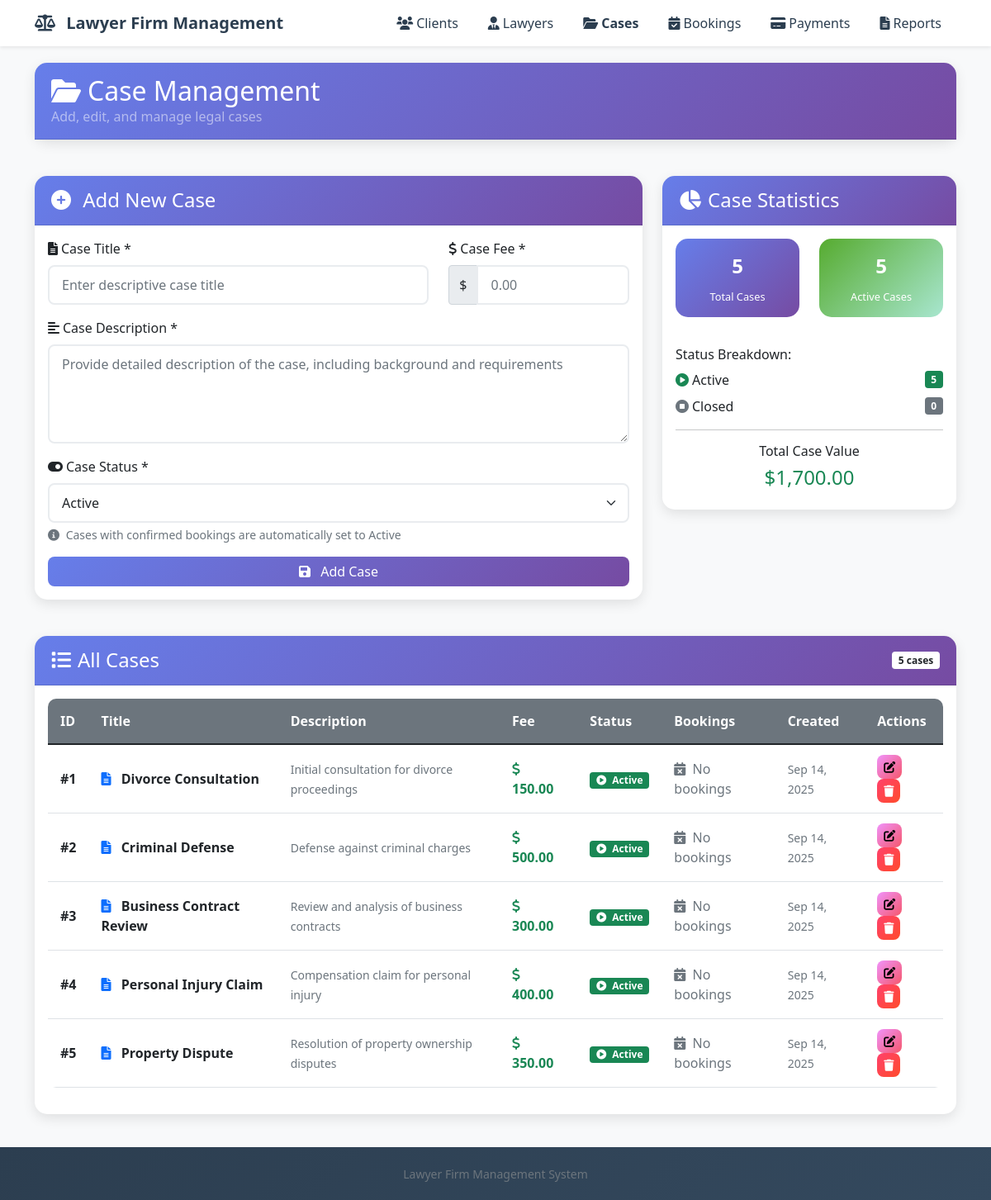
The app's page /cases.php with its own data.
### tables this page shows
CREATE TABLE cases (
    case_id INT AUTO_INCREMENT PRIMARY KEY,
    case_title VARCHAR(200) NOT NULL,
    case_description TEXT NOT NULL,
    case_fee DECIMAL(10,2) NOT NULL,
    case_status ENUM('Active', 'Closed') DEFAULT 'Active',
    created_at TIMESTAMP DEFAULT CURRENT_TIMESTAMP
);

### cases.php (the view, shortened to what this page needs)
<?php
require_once 'config.php';
try {
    $fetchQuery = "
        SELECT
            c.*,
            COUNT(b.booking_id) as booking_count,
            COALESCE(SUM(CASE WHEN b.status = 'Confirmed' THEN 1 ELSE 0 END), 0) as confirmed_bookings
        FROM cases c
        LEFT JOIN bookings b ON c.case_id = b.case_id
        GROUP BY c.case_id
        ORDER BY c.created_at DESC
    ";
    $fetchStmt = $conn->prepare($fetchQuery);
    $fetchStmt->execute();
    $cases = $fetchStmt->fetchAll();
    $fetchStmt->execute();
    $cases = $fetchStmt->fetchAll();
} catch(PDOException $e) {
    $error_message = "Error fetching cases: " . $e->getMessage();
}
$editCase = null;
include 'header.php';
?>
<div class="row mb-4">
    <div class="col-12">
        <div class="card">
            <div class="card-header">
                <h2 class="mb-0">
                    <i class="fas fa-folder-open me-2"></i>Case Management
                </h2>
                <p class="mb-0 text-white-50">Add, edit, and manage legal cases</p>
            </div>
        </div>
    </div>
</div>
<div class="row mb-4">
    <div class="col-md-8">
        <div class="card">
            <div class="card-header">
                <h4 class="mb-0">
                    <i class="fas fa-plus-circle me-2"></i>
                    <?php echo $editCase ? 'Edit Case' : 'Add New Case'; ?>
                </h4>
            </div>
            <div class="card-body">
                <form method="POST" action="" onsubmit="return validateCaseForm()">
                    <div class="row">
                        <div class="col-md-8 mb-3">
                            <label for="case_title" class="form-label">
                                <i class="fas fa-file-alt me-1"></i>Case Title *
                            </label>
                            <input type="text"
                                   class="form-control"
                                   id="case_title"
                                   name="case_title"
                                   value="<?php echo $editCase ? htmlspecialchars($editCase['case_title']) : ''; ?>"
                                   required
                                   placeholder="Enter descriptive case title">
                        </div>
                        <div class="col-md-4 mb-3">
                            <label for="case_fee" class="form-label">
                                <i class="fas fa-dollar-sign me-1"></i>Case Fee *
                            </label>
                            <div class="input-group">
                                <span class="input-group-text">$</span>
                                <input type="number"
                                       class="form-control"
                                       id="case_fee"
                                       name="case_fee"
                                       value="<?php echo $editCase ? $editCase['case_fee'] : ''; ?>"
                                       step="0.01"
                                       min="0"
                                       required
                                       placeholder="0.00">
                            </div>
                        </div>
                    </div>
                    <div class="mb-3">
                        <label for="case_description" class="form-label">
                            <i class="fas fa-align-left me-1"></i>Case Description *
                        </label>
                        <textarea class="form-control"
                                  id="case_description"
                                  name="case_description"
                                  rows="4"
                                  required
                                  placeholder="Provide detailed description of the case, including background and requirements"><?php echo $editCase ? htmlspecialchars($editCase['case_description']) : ''; ?></textarea>
                    </div>
                    <div class="mb-3">
                        <label for="case_status" class="form-label">
                            <i class="fas fa-toggle-on me-1"></i>Case Status *
                        </label>
                        <select class="form-select" id="case_status" name="case_status" required>
                            <option value="Active" <?php echo ($editCase && $editCase['case_status'] === 'Active') ? 'selected' : ''; ?>>Active</option>
                        </select>
                        <div class="form-text">
                            <i class="fas fa-info-circle me-1"></i>
                            Cases with confirmed bookings are automatically set to Active
                        </div>
                    </div>
                    <div class="d-grid gap-2">
                        <button type="submit" class="btn btn-primary">
                            <i class="fas fa-save me-2"></i>
                            <?php echo $editCase ? 'Update Case' : 'Add Case'; ?>
                        </button>
                    </div>
                </form>
            </div>
        </div>
    </div>
    <div class="col-md-4">
        <div class="card">
            <div class="card-header">
                <h4 class="mb-0">
                    <i class="fas fa-chart-pie me-2"></i>Case Statistics
                </h4>
            </div>
            <div class="card-body">
                <?php
                $totalCases = count($cases);
                $activeCases = count(array_filter($cases, function($case) { return $case['case_status'] === 'Active'; }));
                $closedCases = $totalCases - $activeCases;
                $totalRevenue = array_sum(array_column($cases, 'case_fee'));
                ?>
                <div class="row text-center mb-3">
                    <div class="col-6">
                        <div class="stats-card" style="background: linear-gradient(135deg, #667eea 0%, #764ba2 100%); padding: 15px;">
                            <div class="stats-number" style="font-size: 1.5rem;"><?php echo $totalCases; ?></div>
                            <div class="stats-label" style="font-size: 0.8rem;">Total Cases</div>
                        </div>
                    </div>
                    <div class="col-6">
                        <div class="stats-card" style="background: linear-gradient(135deg, #56ab2f 0%, #a8e6cf 100%); padding: 15px;">
                            <div class="stats-number" style="font-size: 1.5rem;"><?php echo $activeCases; ?></div>
                            <div class="stats-label" style="font-size: 0.8rem;">Active Cases</div>
                        </div>
                    </div>
                </div>
                <div class="mb-3">
                    <h6>Status Breakdown:</h6>
                    <div class="d-flex justify-content-between align-items-center mb-2">
                        <span><i class="fas fa-play-circle text-success me-1"></i>Active</span>
                        <span class="badge bg-success"><?php echo $activeCases; ?></span>
                    </div>
                    <div class="d-flex justify-content-between align-items-center mb-2">
                        <span><i class="fas fa-stop-circle text-secondary me-1"></i>Closed</span>
                        <span class="badge bg-secondary"><?php echo $closedCases; ?></span>
                    </div>
                </div>
                <hr>
                <div class="text-center">
                    <h6>Total Case Value</h6>
                    <h4 class="text-success">$<?php echo number_format($totalRevenue, 2); ?></h4>
                </div>
            </div>
        </div>
    </div>
</div>
<div class="row">
    <div class="col-12">
        <div class="card">
            <div class="card-header d-flex justify-content-between align-items-center">
                <h4 class="mb-0">
                    <i class="fas fa-list me-2"></i>All Cases
                </h4>
                <span class="badge bg-white text-dark"><?php echo count($cases); ?> cases</span>
            </div>
            <div class="card-body">
                <?php if (!empty($cases)): ?>
                    <div class="table-responsive">
                        <table class="table table-hover">
                            <thead>
                                <tr>
                                    <th>ID</th>
                                    <th>Title</th>
                                    <th>Description</th>
                                    <th>Fee</th>
                                    <th>Status</th>
                                    <th>Bookings</th>
                                    <th>Created</th>
                                    <th>Actions</th>
                                </tr>
                            </thead>
                            <tbody>
                                <?php foreach ($cases as $case): ?>
                                <tr>
                                    <td><strong>#<?php echo $case['case_id']; ?></strong></td>
                                    <td>
                                        <i class="fas fa-file-alt text-primary me-2"></i>
                                        <strong><?php echo htmlspecialchars($case['case_title']); ?></strong>
                                    </td>
                                    <td>
                                        <small class="text-muted">
                                            <?php echo strlen($case['case_description']) > 50
                                                ? substr(htmlspecialchars($case['case_description']), 0, 50) . '...'
                                                : htmlspecialchars($case['case_description']); ?>
                                        </small>
                                    </td>
                                    <td>
                                        <strong class="text-success">
                                            <i class="fas fa-dollar-sign me-1"></i>
                                            <?php echo number_format($case['case_fee'], 2); ?>
                                        </strong>
                                    </td>
                                    <td>
                                        <?php
                                        $statusClass = $case['case_status'] === 'Active' ? 'success' : 'secondary';
                                        $statusIcon = $case['case_status'] === 'Active' ? 'play-circle' : 'stop-circle';
                                        ?>
                                        <span class="badge bg-<?php echo $statusClass; ?>">
                                            <i class="fas fa-<?php echo $statusIcon; ?> me-1"></i>
                                            <?php echo $case['case_status']; ?>
                                        </span>
                                    </td>
                                    <td>
                                        <?php if ($case['booking_count'] > 0): ?>
                                            <span class="badge bg-info">
                                                <i class="fas fa-calendar-check me-1"></i>
                                                <?php echo $case['booking_count']; ?> booking(s)
                                            </span>
                                        <?php else: ?>
                                            <span class="text-muted">
                                                <i class="fas fa-calendar-times me-1"></i>
                                                No bookings
                                            </span>
                                        <?php endif; ?>
                                    </td>
                                    <td>
                                        <small class="text-muted">
                                            <?php echo date('M j, Y', strtotime($case['created_at'])); ?>
                                        </small>
                                    </td>
                                    <td>
                                        <a href="cases.php?edit_id=<?php echo $case['case_id']; ?>"
                                           class="btn btn-sm btn-warning me-1"
                                           title="Edit Case">
                                            <i class="fas fa-edit"></i>
                                        </a>
                                        <form method="POST"
                                              style="display: inline-block;"
                                              onsubmit="return confirmDelete('case', '<?php echo htmlspecialchars($case['case_title']); ?>')">
                                            <button type="submit"
                                                    class="btn btn-sm btn-danger"
                                                    title="Delete Case">
                                                <i class="fas fa-trash"></i>
                                            </button>
                                        </form>
                                    </td>
                                </tr>
                                <?php endforeach; ?>
                            </tbody>
                        </table>
                    </div>
                <?php endif; ?>
            </div>
        </div>
    </div>
</div>
<?php include 'footer.php'; ?>

### records on screen
cases: case_id "1", case_title "Divorce Consultation", case_description "Initial consultation for divorce proceedings", case_fee "150.00", case_status "Active", created_at "Sep 14, 2025"
cases: case_id "2", case_title "Criminal Defense", case_description "Defense against criminal charges", case_fee "500.00", case_status "Active", created_at "Sep 14, 2025"
cases: case_id "3", case_title "Business Contract Review", case_description "Review and analysis of business contracts", case_fee "300.00", case_status "Active", created_at "Sep 14, 2025"
cases: case_id "4", case_title "Personal Injury Claim", case_description "Compensation claim for personal injury", case_fee "400.00", case_status "Active", created_at "Sep 14, 2025"
cases: case_id "5", case_title "Property Dispute", case_description "Resolution of property ownership disputes", case_fee "350.00", case_status "Active", created_at "Sep 14, 2025"

### other values on screen
$totalCases "5"
$activeCases "5"
$closedCases "0"
$totalRevenue "1,700.00"
count($cases) "5"
